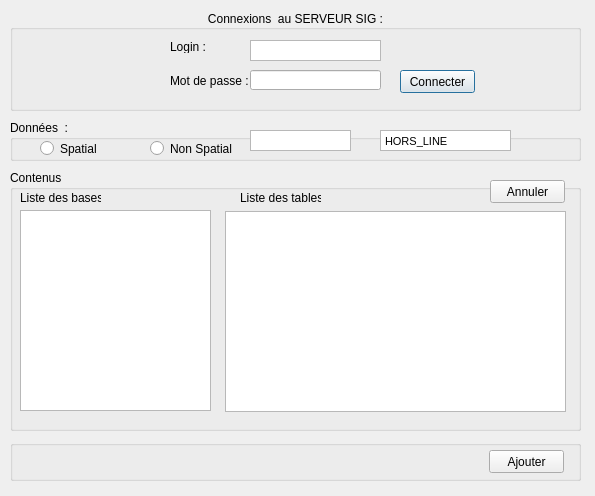
<?xml version="1.0" encoding="UTF-8"?>
<ui version="4.0">
 <class>Dialog</class>
 <widget class="QDialog" name="Dialog">
  <property name="geometry">
   <rect>
    <x>0</x>
    <y>0</y>
    <width>595</width>
    <height>496</height>
   </rect>
  </property>
  <property name="windowTitle">
   <string>Ajouter des données POSTGRES/PostGIS (SERVEUR SIG)</string>
  </property>
  <property name="windowIcon">
   <iconset>
    <normaloff>icon.png</normaloff>icon.png</iconset>
  </property>
  <property name="autoFillBackground">
   <bool>false</bool>
  </property>
  <widget class="QGroupBox" name="groupBox">
   <property name="geometry">
    <rect>
     <x>10</x>
     <y>10</y>
     <width>571</width>
     <height>101</height>
    </rect>
   </property>
   <property name="title">
    <string>Connexions  au SERVEUR SIG :</string>
   </property>
   <property name="alignment">
    <set>Qt::AlignCenter</set>
   </property>
   <widget class="QPushButton" name="btn_Cnx">
    <property name="geometry">
     <rect>
      <x>390</x>
      <y>60</y>
      <width>75</width>
      <height>23</height>
     </rect>
    </property>
    <property name="text">
     <string>Connecter</string>
    </property>
   </widget>
   <widget class="QTextEdit" name="son_login">
    <property name="geometry">
     <rect>
      <x>240</x>
      <y>30</y>
      <width>131</width>
      <height>21</height>
     </rect>
    </property>
    <property name="acceptDrops">
     <bool>true</bool>
    </property>
    <property name="verticalScrollBarPolicy">
     <enum>Qt::ScrollBarAlwaysOff</enum>
    </property>
    <property name="tabChangesFocus">
     <bool>true</bool>
    </property>
   </widget>
   <widget class="QLabel" name="label">
    <property name="geometry">
     <rect>
      <x>160</x>
      <y>30</y>
      <width>46</width>
      <height>13</height>
     </rect>
    </property>
    <property name="acceptDrops">
     <bool>false</bool>
    </property>
    <property name="text">
     <string>Login :</string>
    </property>
   </widget>
   <widget class="QLabel" name="label_2">
    <property name="geometry">
     <rect>
      <x>160</x>
      <y>60</y>
      <width>81</width>
      <height>21</height>
     </rect>
    </property>
    <property name="text">
     <string>Mot de passe :</string>
    </property>
   </widget>
   <widget class="QLineEdit" name="son_mdp">
    <property name="geometry">
     <rect>
      <x>240</x>
      <y>60</y>
      <width>131</width>
      <height>20</height>
     </rect>
    </property>
    <property name="echoMode">
     <enum>QLineEdit::Password</enum>
    </property>
   </widget>
   <widget class="QLabel" name="label_epidemio">
    <property name="geometry">
     <rect>
      <x>480</x>
      <y>17</y>
      <width>81</width>
      <height>75</height>
     </rect>
    </property>
    <property name="text">
     <string/>
    </property>
    <property name="scaledContents">
     <bool>true</bool>
    </property>
   </widget>
   <widget class="QLabel" name="label_ipm">
    <property name="geometry">
     <rect>
      <x>10</x>
      <y>17</y>
      <width>141</width>
      <height>75</height>
     </rect>
    </property>
    <property name="text">
     <string/>
    </property>
    <property name="scaledContents">
     <bool>true</bool>
    </property>
   </widget>
  </widget>
  <widget class="QGroupBox" name="groupBox_2">
   <property name="geometry">
    <rect>
     <x>10</x>
     <y>120</y>
     <width>571</width>
     <height>41</height>
    </rect>
   </property>
   <property name="title">
    <string>Données  :</string>
   </property>
   <widget class="QRadioButton" name="r_spatial">
    <property name="geometry">
     <rect>
      <x>30</x>
      <y>20</y>
      <width>82</width>
      <height>17</height>
     </rect>
    </property>
    <property name="text">
     <string>Spatial</string>
    </property>
   </widget>
   <widget class="QRadioButton" name="r_nonspatial">
    <property name="geometry">
     <rect>
      <x>140</x>
      <y>20</y>
      <width>82</width>
      <height>17</height>
     </rect>
    </property>
    <property name="autoFillBackground">
     <bool>false</bool>
    </property>
    <property name="text">
     <string>Non Spatial</string>
    </property>
   </widget>
   <widget class="QTextEdit" name="son_statut">
    <property name="geometry">
     <rect>
      <x>370</x>
      <y>10</y>
      <width>131</width>
      <height>21</height>
     </rect>
    </property>
    <property name="acceptDrops">
     <bool>true</bool>
    </property>
    <property name="verticalScrollBarPolicy">
     <enum>Qt::ScrollBarAlwaysOff</enum>
    </property>
    <property name="readOnly">
     <bool>true</bool>
    </property>
    <property name="html">
     <string>&lt;!DOCTYPE HTML PUBLIC &quot;-//W3C//DTD HTML 4.0//EN&quot; &quot;http://www.w3.org/TR/REC-html40/strict.dtd&quot;&gt;
&lt;html&gt;&lt;head&gt;&lt;meta name=&quot;qrichtext&quot; content=&quot;1&quot; /&gt;&lt;style type=&quot;text/css&quot;&gt;
p, li { white-space: pre-wrap; }
&lt;/style&gt;&lt;/head&gt;&lt;body style=&quot; font-family:'MS Shell Dlg 2'; font-size:8.25pt; font-weight:400; font-style:normal;&quot;&gt;
&lt;p style=&quot; margin-top:0px; margin-bottom:0px; margin-left:0px; margin-right:0px; -qt-block-indent:0; text-indent:0px;&quot;&gt;&lt;span style=&quot; font-size:8pt;&quot;&gt;HORS_LINE&lt;/span&gt;&lt;/p&gt;&lt;/body&gt;&lt;/html&gt;</string>
    </property>
   </widget>
   <widget class="QTextEdit" name="base_encours">
    <property name="geometry">
     <rect>
      <x>240</x>
      <y>10</y>
      <width>101</width>
      <height>21</height>
     </rect>
    </property>
    <property name="acceptDrops">
     <bool>true</bool>
    </property>
    <property name="verticalScrollBarPolicy">
     <enum>Qt::ScrollBarAlwaysOff</enum>
    </property>
    <property name="readOnly">
     <bool>true</bool>
    </property>
    <property name="html">
     <string>&lt;!DOCTYPE HTML PUBLIC &quot;-//W3C//DTD HTML 4.0//EN&quot; &quot;http://www.w3.org/TR/REC-html40/strict.dtd&quot;&gt;
&lt;html&gt;&lt;head&gt;&lt;meta name=&quot;qrichtext&quot; content=&quot;1&quot; /&gt;&lt;style type=&quot;text/css&quot;&gt;
p, li { white-space: pre-wrap; }
&lt;/style&gt;&lt;/head&gt;&lt;body style=&quot; font-family:'MS Shell Dlg 2'; font-size:8.25pt; font-weight:400; font-style:normal;&quot;&gt;
&lt;p style=&quot;-qt-paragraph-type:empty; margin-top:0px; margin-bottom:0px; margin-left:0px; margin-right:0px; -qt-block-indent:0; text-indent:0px; font-size:8pt;&quot;&gt;&lt;br /&gt;&lt;/p&gt;&lt;/body&gt;&lt;/html&gt;</string>
    </property>
   </widget>
  </widget>
  <widget class="QGroupBox" name="groupBox_3">
   <property name="geometry">
    <rect>
     <x>10</x>
     <y>170</y>
     <width>571</width>
     <height>261</height>
    </rect>
   </property>
   <property name="title">
    <string>Contenus</string>
   </property>
   <widget class="QListWidget" name="liste_base">
    <property name="geometry">
     <rect>
      <x>10</x>
      <y>40</y>
      <width>191</width>
      <height>201</height>
     </rect>
    </property>
   </widget>
   <widget class="QLabel" name="label_5">
    <property name="geometry">
     <rect>
      <x>10</x>
      <y>20</y>
      <width>81</width>
      <height>16</height>
     </rect>
    </property>
    <property name="text">
     <string>Liste des bases : </string>
    </property>
   </widget>
   <widget class="QLabel" name="label_8">
    <property name="geometry">
     <rect>
      <x>230</x>
      <y>20</y>
      <width>81</width>
      <height>16</height>
     </rect>
    </property>
    <property name="text">
     <string>Liste des tables : </string>
    </property>
   </widget>
   <widget class="QPushButton" name="btn_Annule_Select">
    <property name="geometry">
     <rect>
      <x>480</x>
      <y>10</y>
      <width>75</width>
      <height>23</height>
     </rect>
    </property>
    <property name="text">
     <string>Annuler</string>
    </property>
   </widget>
   <widget class="QTreeView" name="tV_table">
    <property name="geometry">
     <rect>
      <x>215</x>
      <y>41</y>
      <width>341</width>
      <height>201</height>
     </rect>
    </property>
    <property name="selectionMode">
     <enum>QAbstractItemView::MultiSelection</enum>
    </property>
   </widget>
  </widget>
  <widget class="QGroupBox" name="groupBox_4">
   <property name="geometry">
    <rect>
     <x>10</x>
     <y>440</y>
     <width>571</width>
     <height>41</height>
    </rect>
   </property>
   <property name="title">
    <string/>
   </property>
   <widget class="QPushButton" name="btn_Ajout">
    <property name="geometry">
     <rect>
      <x>479</x>
      <y>10</y>
      <width>75</width>
      <height>23</height>
     </rect>
    </property>
    <property name="text">
     <string>Ajouter</string>
    </property>
   </widget>
  </widget>
 </widget>
 <resources/>
 <connections/>
</ui>
